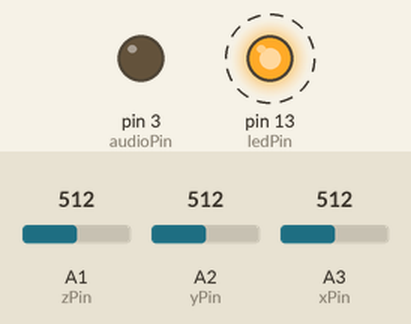
This sketch was run on a simulated Arduino Uno, built with avr-gcc and run on an emulated ATmega328P. On the bench: output pins drawn as LEDs (lit = HIGH). Dashed ring = blinking. The inputs (shaded band) are chosen by the test bench; at power-on: A1 (zPin) = 512, A2 (yPin) = 512, A3 (xPin) = 512.

Above: at 0.05 s.
Timing chart, 0 to 3.0 s (numbered marks = the images above):
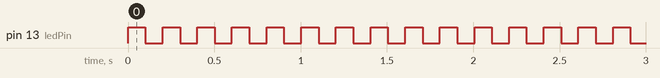

Measured:
- by itself, pin 13 (ledPin): alternates HIGH for 0.10 s and LOW for 0.10 s

The sketch:

cube_proto.ino
```cpp
/*
 Arduino connected to a ADXL335 (3 Axis Accelerometer) and a Speaker

 The circuit:
 analog 0: accelerometer self test
 analog 1: z-axis
 analog 2: y-axis
 analog 3: x-axis
 analog 4: ground
 analog 5: vcc

 created 29.12.2013
 by Philipp Jährling
*/

// the pins
const int xPin = A3;  // x-Achse
const int yPin = A2;  // y-Achse
const int zPin = A1;  // z-Achse
const int ledPin = 13;
const int audioPin = 3;

const int readDelay = 100;
const int threshold = 40;
const int responseTimeIter = 20;

boolean ledOn = false;
int ledOnIter = 0;
int lastShake = 0; // delays addieren
int lastX = 0;
int lastY = 0;
int lastZ = 0;

int melody[] = {262, 196, 220, 196, 0, 247, 262};
int melodyLength = 7;
int melodyIter = 0;


// Ausgabe des Analogsignals in Digital  0 - 1023
// 0g = 512 (1,65V bei 3.3V Eingangsspannung) --> ca. 103 pro weiterem g (Aus Datenblatt berechnet)
void setup()
{
  // initialisiert die Seriele (USB) Verbindung zum PC, über welche die Logdaten geschrieben werden
  // Serial.begin(9600);

  // Referenzspannung auf AREF Input (EXTERNAL) setzten. Dort liegen 3.3V an.
  // Da bei Uno die Referenzspannung wohl 5V (default) sind, wir aber für den Accelerometer 3.3V verwenden (Laut Datenblatt sollten wir dort nicht mehr als 3.6V anlegen).
  // Sonst verkleinern wir uns quasi vom Start weg den Wertebereich.
  analogReference(EXTERNAL);

  // Pin-Modes
  pinMode(ledPin, OUTPUT);   // setze digitalen Pin 13 als LED-Output
  pinMode(audioPin, OUTPUT); // setze digitalen Pin 3 als Audio-Output
  pinMode(xPin, INPUT);
  pinMode(yPin, INPUT);
  pinMode(zPin, INPUT);
}


void loop()
{
  // Wartezustand - Blinken <--> Geschüttelt dauerhaft an
  if (ledOn && ledOnIter <= 0) {
    digitalWrite(ledPin, LOW); // schalte LED aus
    melodyIter = 0;
    ledOn = false;
  } else {
    digitalWrite(ledPin, HIGH); // schalte LED ein
    ledOn = true;
    if (ledOnIter > 0) {
      tone(audioPin, melody[melodyIter], readDelay);  // spielt einen Ton ab (Pin, Frequenz, Dauer)
      melodyIter = (melodyIter >= melodyLength-1) ? 0 : melodyIter+1;
      ledOnIter--;
    }
  }

  int x = analogRead(xPin);
  int y = analogRead(yPin);
  int z = analogRead(zPin);

  if ( gotShaked(x,y,z) ) {
    ledOnIter = responseTimeIter;
    // Serial.print("Shaked!!");
    // Serial.println();
  }

  // Warten vor nächsten Durchgang
  delay(readDelay);
}

boolean gotShaked(int x, int y, int z)
{
  int deltaX = 0;
  int deltaY = 0;
  int deltaZ = 0;

  // Initialer Fall
  if ( (lastX == 0)  && (lastY == 0) && (lastZ == 0)) {
    setLast(x,y,z);
    return false;
  }

  // Unterschied setzen
  deltaX = abs(lastX - x);
  deltaY = abs(lastY - y);
  deltaZ = abs(lastZ - z);

  // Testen ob mindest Zwei Achesen den Schwellwert übertretten
  if (  ((deltaX > threshold) && (deltaY > threshold)) ||
        ((deltaX > threshold) && (deltaZ > threshold)) ||
        ((deltaY > threshold) && (deltaZ > threshold))  ) {

    setLast(x,y,z);

    // Wenn der Schwellwert 2 mal hintereinander übertroffen wurde, ist es ein Schütteln, falls nur ein mal sehen wir weiter
    if (lastShake >= readDelay + readDelay) {
      lastShake = 0;
      return true;

    } else {
      lastShake += readDelay;
      return false;
    }

  } else {
    lastShake = 0;
    setLast(x,y,z);
    return false;
  }
}

void setLast(int x, int y, int z)
{
  lastX = x;
  lastY = y;
  lastZ = z;
}
```
